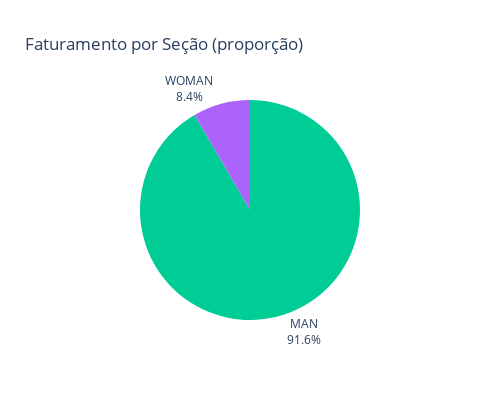

The notebook cell this image was saved under:
### Code cell
labels = faturamento_secao.index
values = faturamento_secao['Total price']

cores = ['#00CC96', '#AB63FA']

fig = go.Figure(data=[go.Pie(labels=labels, values=values, textposition='outside', textinfo='label+percent', marker_colors=cores)], layout_title_text='Faturamento por Seção (proporção)', layout_height=400, layout_showlegend=False, layout_width=500)
fig.show()

### Figure 1 — Plotly figure (JSON) as saved in the notebook; plotly's stock layout.template omitted (floating-point values rounded to 4 significant figures)
{"data": [{"labels": ["MAN", "WOMAN"], "marker": {"colors": ["#00CC96", "#AB63FA"]}, "textinfo": "label+percent", "textposition": "outside", "type": "pie", "values": [35710000.0, 3276000.0]}], "layout": {"height": 400, "showlegend": false, "title": {"text": "Faturamento por Seção (proporção)"}, "width": 500}}
